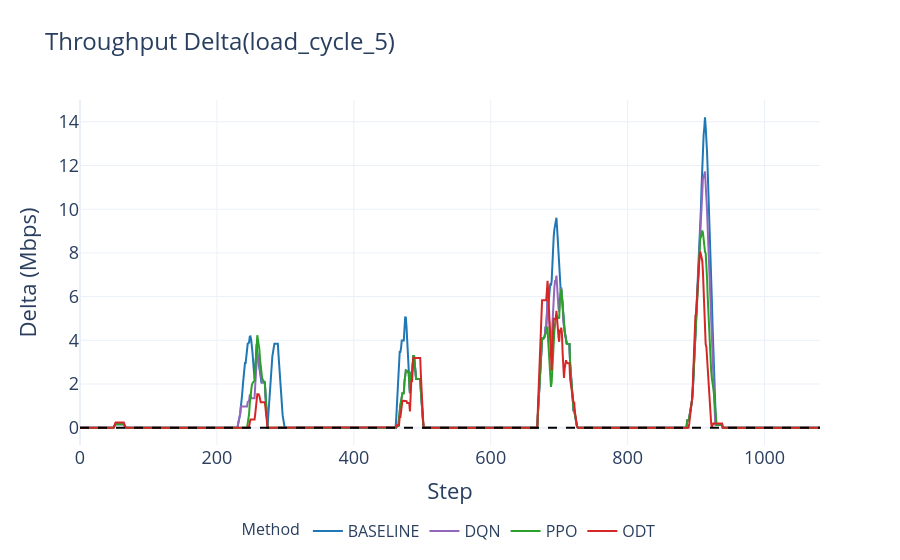

Notebook source saved alongside this figure:
### Code cell
import pandas as pd
import plotly.graph_objects as go

SCENARIO = "load_cycle_5"
plot_df = all_df[all_df["scenario"] == SCENARIO].copy()

if len(plot_df) == 0:
    print(f"No data found for scenario: {SCENARIO}")
else:
    plot_order = ["BASELINE", "DQN", "PPO", "ODT_FINETUNED"]
    display_map = {"ODT_FINETUNED": "ODT"}
    colors = {
        "BASELINE": "#1f77b4",
        "PPO": "#2ca02c",
        "ODT_FINETUNED": "#d62728",
        "DQN": "#9467bd",
    }

    plot_df["allocated_mbps"] = pd.to_numeric(plot_df["transmission_rate_mbps"], errors="coerce")
    plot_df["requested_mbps"] = pd.to_numeric(plot_df["throughput_req"], errors="coerce")

    mean_df = (
        plot_df.groupby(["model", "step"], as_index=False)
               .agg(
                   allocated_mbps=("allocated_mbps", "mean"),
                   requested_mbps=("requested_mbps", "mean"),
               )
               .sort_values(["model", "step"])
    )

    mean_df["delta_mbps"] = mean_df["requested_mbps"] - mean_df["allocated_mbps"]
    mean_df["delta_smooth"] = (
        mean_df.groupby("model")["delta_mbps"]
               .transform(lambda s: s.rolling(15, min_periods=1).mean())
    )

    fig = go.Figure()

    for agent in plot_order:
        g = mean_df[mean_df["model"] == agent]
        if g.empty:
            continue

        line_color = colors.get(agent, "#444")

        # Area fill to zero
        fig.add_trace(
            go.Scatter(
                x=g["step"],
                y=g["delta_smooth"],
                mode="lines",
                name=display_map.get(agent, agent),
                line=dict(color=line_color, width=2),
                #fill="tozeroy",
                #fillcolor=line_color.replace(")", ",0.18)").replace("rgb", "rgba")
                #if line_color.startswith("rgb") else None,
                #opacity=0.01 ,
            )
        )

    fig.add_hline(y=0, line_dash="dash", line_color="black")

    fig.update_layout(
        height=560,
        title=f"Throughput Delta({SCENARIO})",
        xaxis_title="Step",
        yaxis_title="Delta (Mbps)",
        legend=dict(orientation="h", yanchor="top", y=-0.2, xanchor="center", x=0.5),
        legend_title="Method",
    )
    fig.show()

### Figure 1 — Plotly figure (JSON) as saved in the notebook; plotly's stock layout.template omitted (floating-point values rounded to 4 significant figures; data arrays with more than 128 entries replaced by an {"elided": "..."} marker saying what was removed)
{"data": [{"line": {"color": "#1f77b4", "width": 2}, "mode": "lines", "name": "BASELINE", "type": "scatter", "x": {"elided": "1082 int values"}, "y": {"elided": "1082 float values"}}, {"line": {"color": "#9467bd", "width": 2}, "mode": "lines", "name": "DQN", "type": "scatter", "x": {"elided": "1082 int values"}, "y": {"elided": "1082 float values"}}, {"line": {"color": "#2ca02c", "width": 2}, "mode": "lines", "name": "PPO", "type": "scatter", "x": {"elided": "1082 int values"}, "y": {"elided": "1082 float values"}}, {"line": {"color": "#d62728", "width": 2}, "mode": "lines", "name": "ODT", "type": "scatter", "x": {"elided": "1082 int values"}, "y": {"elided": "1082 float values"}}], "layout": {"height": 560, "legend": {"orientation": "h", "title": {"text": "Method"}, "x": 0.5, "xanchor": "center", "y": -0.2, "yanchor": "top"}, "shapes": [{"line": {"color": "black", "dash": "dash"}, "type": "line", "x0": 0, "x1": 1, "xref": "x domain", "y0": 0, "y1": 0, "yref": "y"}], "title": {"text": "Throughput Delta(load_cycle_5)"}, "xaxis": {"title": {"text": "Step"}}, "yaxis": {"title": {"text": "Delta (Mbps)"}}}}
